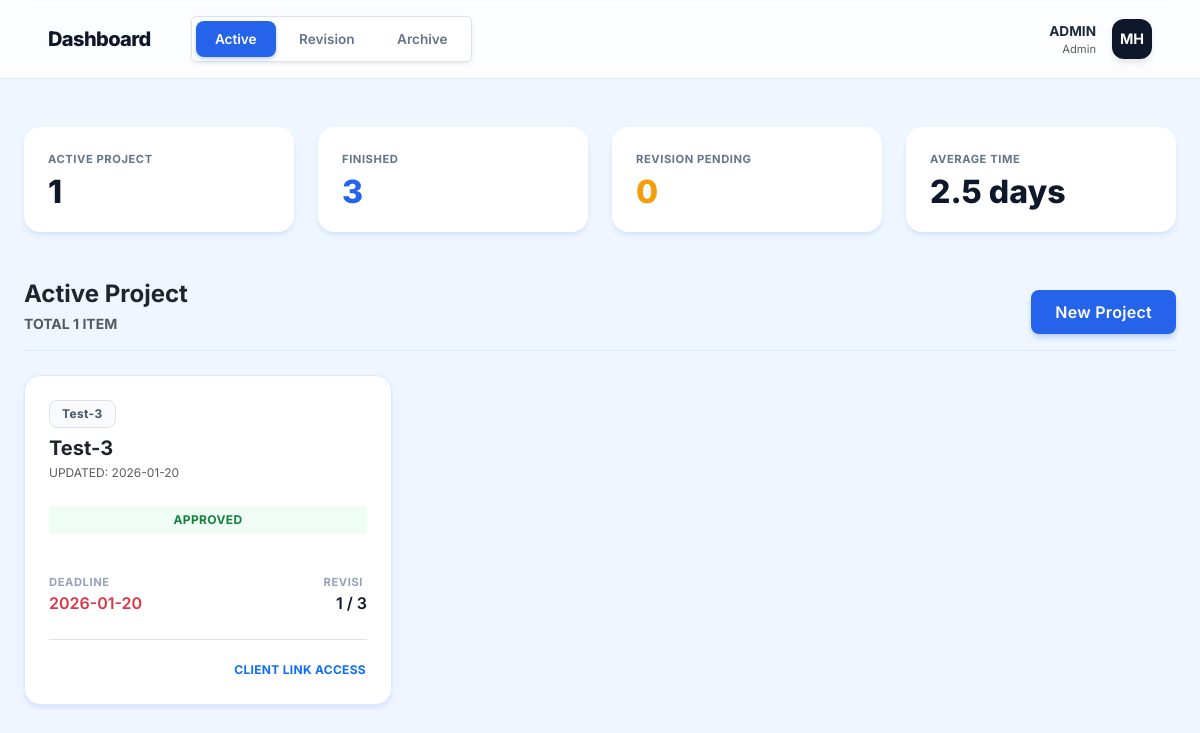
The app's page /freelancer, older data.
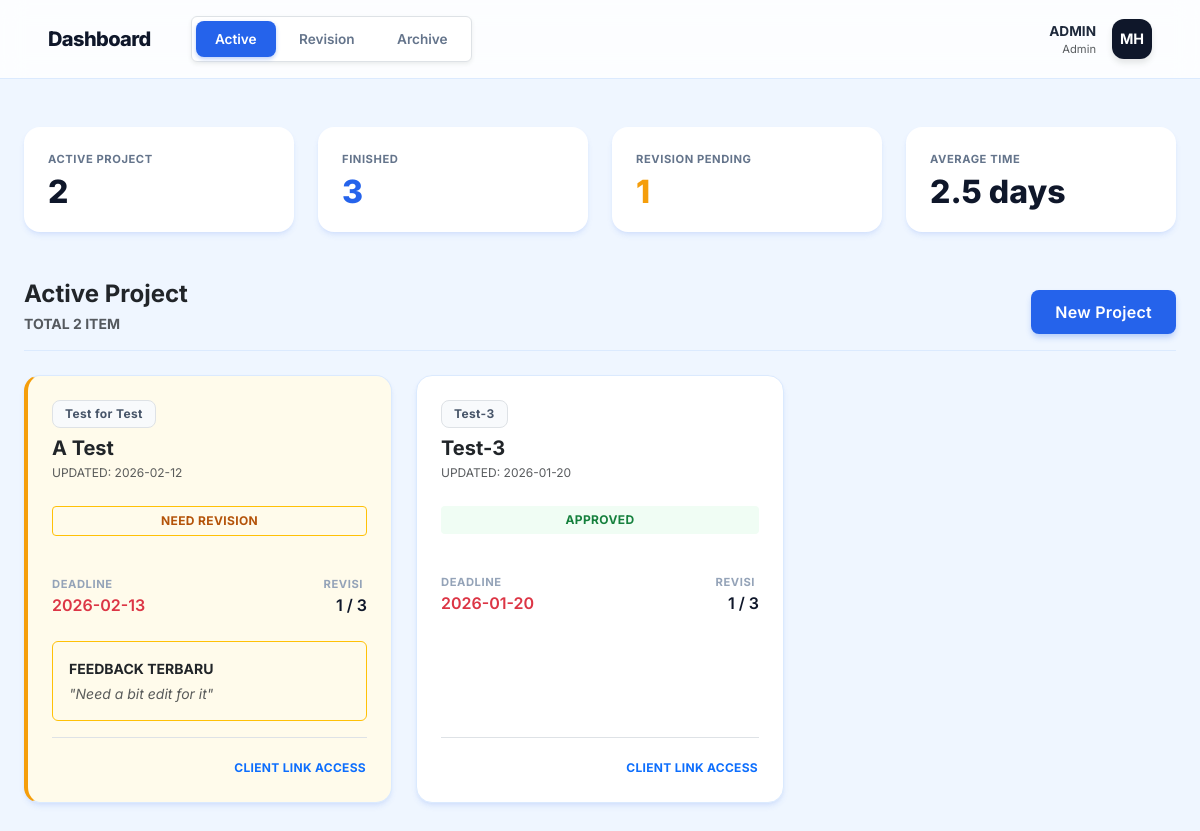
The same page, newer data.
### tables this page shows
CREATE TABLE projects (
            id INTEGER PRIMARY KEY AUTOINCREMENT,
            title TEXT NOT NULL,
            description TEXT,
            client_name TEXT NOT NULL,
            client_email TEXT NOT NULL,
            designer_name TEXT DEFAULT 'Alex Designer',
            status TEXT DEFAULT 'in_progress',
            progress INTEGER DEFAULT 0,
            deadline DATE,
            created_at TIMESTAMP DEFAULT CURRENT_TIMESTAMP,
            updated_at TIMESTAMP DEFAULT CURRENT_TIMESTAMP,
            access_token TEXT UNIQUE NOT NULL,
            max_revisions INTEGER DEFAULT 3,
            used_revisions INTEGER DEFAULT 0
        );

### app.py (the view)
@app.route('/')
@app.route('/freelancer')
def freelancer_dashboard():
    status_filter = request.args.get('status')
    conn = get_db_connection()
    base_query = '''
        SELECT p.*,
               COUNT(DISTINCT f.id) as total_files,
               (SELECT COUNT(*) FROM feedbacks WHERE project_id = p.id) as total_feedbacks,
               (SELECT comment FROM feedbacks WHERE project_id = p.id ORDER BY created_at DESC LIMIT 1) as latest_comment,
               (SELECT created_at FROM feedbacks WHERE project_id = p.id ORDER BY created_at DESC LIMIT 1) as latest_comment_date
        FROM projects p
        LEFT JOIN files f ON p.id = f.project_id
    '''
    if status_filter == 'completed':
        where_clause = "WHERE p.status = 'completed'"
        page_title = "Archived Design"
    elif status_filter == 'needs_revision':
        where_clause = "WHERE p.status = 'needs_revision'"
        page_title = "Revision Pending List"
    else:
        where_clause = "WHERE p.status != 'completed'"
        page_title = "Active Project"
    final_query = f"{base_query} {where_clause} GROUP BY p.id ORDER BY p.updated_at DESC"
    try:
        raw_projects = conn.execute(final_query).fetchall()
        projects = []
        for p in raw_projects:
            p_dict = dict(p)
            if p_dict['deadline']:
                try:
                    deadline_date = datetime.strptime(p_dict['deadline'], '%Y-%m-%d')
                    delta = deadline_date - datetime.now()
                    p_dict['days_left'] = delta.days
                except ValueError:
                    p_dict['days_left'] = 0
            else:
                p_dict['days_left'] = 0
            projects.append(p_dict)
        active_cnt = conn.execute("SELECT COUNT(*) FROM projects WHERE status != 'completed'").fetchone()[0]
        completed_cnt = conn.execute("SELECT COUNT(*) FROM projects WHERE status = 'completed'").fetchone()[0]
        revision_cnt = conn.execute("SELECT COUNT(*) FROM projects WHERE status = 'needs_revision'").fetchone()[0]
    except sqlite3.OperationalError:
        init_db()
        seed_data()
        projects = []
        active_cnt = 0
        completed_cnt = 0
        revision_cnt = 0
    stats = {
        'active_projects': active_cnt,
        'completed_this_month': completed_cnt,
        'pending_revisions': revision_cnt,
        'avg_completion_time': '2.5 days'
    }
    conn.close()
    return render_template('freelancer_dashboard.html',
                           projects=projects, stats=stats,
                           current_filter=status_filter, page_title=page_title)

### app.py (called while the page is built)
def get_db_connection():
    db_path = os.path.join(BASE_DIR, 'database.db')
    conn = sqlite3.connect(db_path)
    conn.row_factory = sqlite3.Row
    return conn

### templates/freelancer_dashboard.html (shortened to what this page needs)
<!DOCTYPE html>
<html lang="id">
<head>
    <link href="https://cdn.jsdelivr.net/npm/bootstrap@5.3.0/dist/css/bootstrap.min.css" rel="stylesheet">
    <link rel="stylesheet" href="{{ url_for('static', filename='css/freelancer-dashboard.css') }}?v=3.0">
</head>
<body>
    <nav class="navbar sticky-top">
        <div class="container-fluid px-4">
            <div class="d-flex align-items-center gap-4">
                <a href="{{ url_for('freelancer_dashboard') }}" class="navbar-brand text-decoration-none">
                    <span>Dashboard</span>
                </a>
                <div class="d-none d-md-flex gap-1 bg-white p-1 rounded border shadow-sm">
                    <a href="{{ url_for('freelancer_dashboard') }}"
                        class="nav-link-custom {{ 'active-active' if not current_filter else '' }}">
                        Active
                    </a>
                    <a href="{{ url_for('freelancer_dashboard', status='needs_revision') }}"
                        class="nav-link-custom {{ 'active-revision' if current_filter == 'needs_revision' else '' }}">
                        Revision
                    </a>
                    <a href="{{ url_for('freelancer_dashboard', status='completed') }}"
                        class="nav-link-custom {{ 'active-archive' if current_filter == 'completed' else '' }}">
                        Archive
                    </a>
                </div>
            </div>
            <div class="dropdown">
            <div class="d-flex align-items-center gap-3" role="button" id="profileDropdown" data-bs-toggle="dropdown" aria-expanded="false" style="cursor: pointer;">
                <div class="text-end d-none d-sm-block">
                    <div class="fw-bold" style="font-size: 0.85rem;">ADMIN</div>
                    <div class="text-muted" style="font-size: 0.7rem;">Admin</div>
                </div>
                <div class="avatar-box">MH</div>
            </div>
        </div>
    </nav>
    <main class="container-fluid px-4 py-5">
        <div class="row g-4 mb-5">
            <div class="col-6 col-md-3">
                <div class="card card-stat">
                    <span class="stat-label">Active Project</span>
                    <div class="stat-value">{{ stats.active_projects }}</div>
                </div>
            </div>
            <div class="col-6 col-md-3">
                <div class="card card-stat">
                    <span class="stat-label">Finished</span>
                    <div class="stat-value" style="color: var(--primary);">{{ stats.completed_this_month }}</div>
                </div>
            </div>
            <div class="col-6 col-md-3">
                <div class="card card-stat">
                    <span class="stat-label">Revision Pending</span>
                    <div class="stat-value" style="color: #f59e0b;">{{ stats.pending_revisions }}</div>
                </div>
            </div>
            <div class="col-6 col-md-3">
                <div class="card card-stat">
                    <span class="stat-label">Average Time</span>
                    <div class="stat-value">{{ stats.avg_completion_time }}</div>
                </div>
            </div>
        </div>
        <div class="d-flex justify-content-between align-items-end mb-4 border-bottom pb-3" style="border-color: #dbeafe !important;">
            <div>
                <h2 class="h4 fw-bold mb-1 text-dark">{{ page_title }}</h2>
                <p class="text-muted small mb-0 fw-bold">TOTAL {{ projects|length }} ITEM</p>
            </div>
            <div class="d-flex gap-2">
                {% if current_filter != 'completed' %}
                <button class="btn btn-primary" data-bs-toggle="modal" data-bs-target="#createProjectModal">
                    New Project
                </button>
                {% endif %}
            </div>
        </div>
        <div class="row g-4">
            {% if projects %}
                {% for project in projects %}
                <div class="col-12 col-md-6 col-lg-4">
                    <div class="card project-card h-100 {{ 'card-revisi' if project.status == 'needs_revision' else '' }}">
                        <div class="card-body p-4 d-flex flex-column h-100">
                            <div class="mb-4">
                                <span class="badge bg-secondary-subtle border fw-bold mb-2">{{ project.client_name }}</span>
                                <a href="{{ url_for('freelancer_project_detail', project_id=project.id) }}" class="text-decoration-none text-dark stretched-link">
                                    <h5 class="fw-bold mb-1">{{ project.title }}</h5>
                                </a>
                                <div class="text-muted small" style="font-size: 0.75rem;">UPDATED: {{ project.updated_at[:10] }}</div>
                            </div>
                            <div class="mb-4">
                                {% if project.status == 'needs_revision' %}
                                    <span class="badge bg-warning-subtle text-dark border border-warning rounded-1 w-100 py-2">NEED REVISION</span>
                                {% elif project.status == 'finalizing' %}
                                    <span class="badge bg-success-subtle text-success-emphasis rounded-1 w-100 py-2">APPROVED</span>
                                {% elif project.status == 'completed' %}
                                    <span class="badge bg-secondary-subtle text-secondary rounded-1 w-100 py-2">FINISHED</span>
                                {% else %}
                                    <span class="badge bg-primary-subtle text-primary rounded-1 w-100 py-2">ON PROGRESS</span>
                                {% endif %}
                            </div>
                            <div class="mb-4 flex-grow-1">
                                <div class="d-flex justify-content-between mt-3">
                                    <div>
                                        <span class="meta-label d-block">Deadline</span>
                                        <span class="meta-value {{ 'text-danger' if project.days_left < 2 else '' }}">{{ project.deadline }}</span>
                                    </div>
                                    <div class="text-end">
                                        <span class="meta-label d-block">Revisi</span>
                                        <span class="meta-value">{{ project.used_revisions }} / {{ project.max_revisions }}</span>
                                    </div>
                                </div>
                            </div>
                            {% if project.status == 'needs_revision' %}
                            <div class="bg-warning-subtle p-3 rounded mb-3 border border-warning">
                                <span class="text-dark fw-bold small d-block mb-1">FEEDBACK TERBARU</span>
                                <p class="small text-muted mb-0 fst-italic">"{{ project.latest_comment }}"</p>
                            </div>
                            {% endif %}
                            <div class="mt-auto pt-3 border-top text-end">
                                <button class="btn btn-sm btn-link text-decoration-none p-0 position-relative fw-bold" style="z-index: 2; font-size: 0.75rem;" onclick="navigator.clipboard.writeText('{{ request.url_root }}client/{{ project.access_token }}'); alert('Link Client disalin!')">
                                    CLIENT LINK ACCESS
                                </button>
                            </div>
                        </div>
                    </div>
                </div>
                {% endfor %}
            {% else %}
                <div class="col-12 py-5 text-center bg-white rounded border">
                    <h5 class="text-muted fw-bold mb-1">NO DATA</h5>
                    <p class="text-muted small">No Data Available</p>
                </div>
            {% endif %}
        </div>
    </main>
</body>
</html>

### static/css/freelancer-dashboard.css (style rules this page uses)
:root { --primary: #2563eb; --primary-dark: #1e40af; --secondary: #0f172a; --bg-body: #eff6ff; --text-main: #1e293b; --text-muted: #64748b; --border-color: #dbeafe; --card-shadow: 0 4px 6px -1px rgb(37 99 235 / 0.1), 0 2px 4px -2px rgb(37 99 235 / 0.1); }
body { background-color: var(--bg-body) !important; font-family: 'Inter', sans-serif; color: var(--text-main); -webkit-font-smoothing: antialiased; }
.navbar { background: rgba(255, 255, 255, 0.8); backdrop-filter: blur(12px); border-bottom: 1px solid var(--border-color); padding: 1rem 1.5rem; }
.navbar-brand { font-weight: 800; letter-spacing: -0.03em; color: var(--secondary) !important; font-size: 1.25rem; text-decoration: none; display: flex; align-items: center; outline: none; }
.card { border: 1px solid var(--border-color); border-radius: 16px; background: white; box-shadow: var(--card-shadow); transition: all 0.3s ease; }
.card-revisi { border-left: 4px solid #f59e0b !important; background: #fffbeb; }
.card-stat { border: none; background: white; padding: 1.5rem; height: 100%; display: flex; flex-direction: column; justify-content: center; }
.stat-label { font-size: 0.7rem; font-weight: 700; text-transform: uppercase; letter-spacing: 0.05em; color: var(--text-muted); margin-bottom: 0.5rem; }
.stat-value { font-size: 2rem; font-weight: 800; color: var(--secondary); line-height: 1; }
.btn { border-radius: 8px; font-weight: 600; transition: all 0.2s; letter-spacing: 0.3px; }
.btn-primary { background-color: var(--primary); border: none; padding: 10px 24px; box-shadow: 0 4px 6px -1px rgba(37, 99, 235, 0.3); }
.avatar-box { width: 40px; height: 40px; background-color: var(--secondary); color: white; border-radius: 12px; display: flex; align-items: center; justify-content: center; font-weight: 700; font-size: 0.9rem; box-shadow: 0 4px 6px rgba(0,0,0,0.1); }
.avatar-box { transition: transform 0.2s ease, background-color 0.2s ease; cursor: pointer; }
.badge { padding: 0.6em 1em; font-weight: 700; border-radius: 8px; letter-spacing: 0.03em; }
.bg-success-subtle { background-color: #f0fdf4 !important; color: #15803d !important; }
.bg-warning-subtle { background-color: #fffbeb !important; color: #b45309 !important; }
.bg-secondary-subtle { background-color: #f8fafc !important; color: #475569 !important; border: 1px solid #e2e8f0; }
.meta-label { font-size: 0.7rem; font-weight: 700; color: #94a3b8; text-transform: uppercase; letter-spacing: 0.05em; margin-right: 4px; }
.meta-value { font-weight: 600; color: var(--secondary); }
.nav-link-custom { color: var(--text-muted); font-weight: 600; padding: 0.5rem 1.2rem; text-decoration: none; border-radius: 8px; font-size: 0.85rem; transition: 0.2s; }
.nav-link-custom.active-active { background-color: var(--primary); color: white; box-shadow: 0 2px 4px rgba(37,99,235,0.3); }

### templates/freelancer_dashboard.html (style rules this page uses)
body { background-color: #eff6ff !important; }

Row changes from the older to the newer data that the page shows:
added projects: client_name "Test for Test", title "A Test", updated_at "2026-02-12", status "NEED REVISION", deadline "2026-02-13", used_revisions "1", max_revisions "3", latest_comment "Need a bit edit for it"
Text that changed along with them:
{{ stats.active_projects }}: "1" → "2"
{{ stats.pending_revisions }}: "0" → "1"
{{ projects|length }}: "1" → "2"
